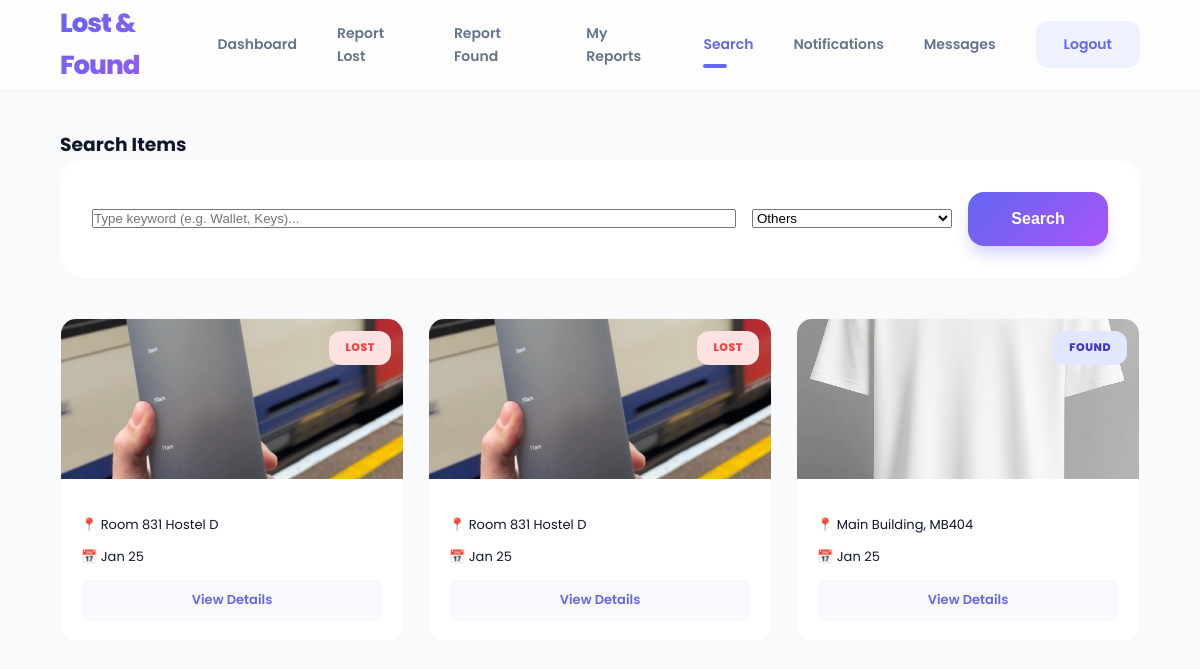
The page /search.php?category=Others (signed in) on the database its author committed.
### tables this page shows
CREATE TABLE `items` (
  `id` int(11) NOT NULL,
  `user_id` int(11) NOT NULL,
  `type` enum('lost','found') NOT NULL,
  `item_name` varchar(150) NOT NULL,
  `category` varchar(100) DEFAULT NULL,
  `location` varchar(150) DEFAULT NULL,
  `item_date` date DEFAULT NULL,
  `description` text DEFAULT NULL,
  `image` varchar(255) DEFAULT NULL,
  `status` enum('pending','approved','rejected','matched','claimed','closed') DEFAULT 'pending',
  `created_at` timestamp NOT NULL DEFAULT current_timestamp()
);

### search.php (the view, shortened to what this page needs)
<?php
require_once __DIR__ . '/includes/init.php';
$query = trim($_GET['q'] ?? '');
$category = trim($_GET['category'] ?? '');
$sql = "SELECT * FROM items WHERE status != 'closed'";
$params = [];
if ($category && $category !== 'All Categories') {
    $sql .= " AND category = ?";
    $params[] = $category;
}
$sql .= " ORDER BY created_at DESC LIMIT 20";
try {
    $stmt = $pdo->prepare($sql);
    $stmt->execute($params);
    $items = $stmt->fetchAll();
} catch (PDOException $e) {
    $items = [];
}
?>
<!DOCTYPE html>
<html lang="en">
<head>
<link href="<?= BASE_URL ?>/assets/css/theme.css" rel="stylesheet">
</head>
<body>
<nav class="top-nav">
    <a href="#" class="nav-brand">Lost & Found</a>
    <div class="nav-links">
        <a href="<?= BASE_URL ?>/user/dashboard.php">Dashboard</a>
        <a href="<?= BASE_URL ?>/user/report-lost.php">Report Lost</a>
        <a href="<?= BASE_URL ?>/user/report-found.php">Report Found</a>
        <a href="<?= BASE_URL ?>/user/my-reports.php">My Reports</a>
        <a href="<?= BASE_URL ?>/search.php" class="active">Search</a>
        <a href="<?= BASE_URL ?>/user/notifications.php">Notifications</a>
        <a href="<?= BASE_URL ?>/user/chat.php">Messages</a>
        <a href="<?= BASE_URL ?>/auth/logout.php" class="btn-logout">Logout</a>
    </div>
</nav>
<div class="container">
    <div class="section-header">
        <h3>Search Items</h3>
    </div>
    <div class="search-container">
        <form method="GET" class="search-form">
            <input type="text" name="q" placeholder="Type keyword (e.g. Wallet, Keys)..." value="<?= htmlspecialchars($query) ?>">
            <select name="category">
                <option <?= $category === 'Others' ? 'selected' : '' ?>>Others</option>
            </select>
            <button class="btn-primary">Search</button>
        </form>
    </div>
    <div class="results-grid">
        <?php if (count($items) > 0): ?>
            <?php foreach ($items as $item): ?>
                <div class="item-card">
                    <div style="position:relative;">
                        <?php if(!empty($item['image'])): ?>
                            <img src="<?= BASE_URL . '/' . htmlspecialchars($item['image']) ?>" style="width:100%; height:160px; object-fit:cover;">
                        <?php else: ?>
                            <div class="card-img-placeholder">No Image</div>
                        <?php endif; ?>
                        <div class="card-type">
                            <span class="badge badge-<?= $item['type'] === 'lost' ? 'lost' : 'found' ?>">
                                <?= strtoupper($item['type']) ?>
                            </span>
                        </div>
                    </div>
                    <div class="card-content">
                        <div class="card-meta">
                            <span>📍 <?= htmlspecialchars($item['location']) ?></span>
                        </div>
                        <div class="card-meta">
                            <span>📅 <?= date('M j', strtotime($item['created_at'])) ?></span>
                        </div>
                        <a href="item.php?id=<?= $item['id'] ?>" class="btn-details">View Details</a>
                    </div>
                </div>
            <?php endforeach; ?>
        <?php else: ?>
            <div class="empty-state" style="grid-column: 1/-1;">
                <p>No items found matching your search.</p>
            </div>
        <?php endif; ?>
    </div>
</div>
</body>
</html>

### assets/css/theme.css (style rules this page uses)
:root { --color-primary: #6366f1; --color-primary-dark: #4f46e5; --color-primary-light: #eef2ff; --color-secondary: #f43f5e; --color-success: #10b981; --color-warning: #f59e0b; --color-danger: #ef4444; --color-bg: #f8fafc; --color-white: #ffffff; --color-text-main: #0f172a; --color-text-muted: #64748b; --color-text-light: #94a3b8; --status-pending-bg: #fffbeb; --status-pending-text: #b45309; --status-matched-bg: #eff6ff; --status-matched-text: #1d4ed8; --status-returned-bg: #f0fdf4; --status-returned-text: #15803d; --status-closed-bg: #fef2f2; --status-closed-text: #b91c1c; --grad-primary: linear-gradient(135deg, #6366f1 0%, #a855f7 100%); --grad-surface: linear-gradient(180deg, rgba(255, 255, 255, 0.9) 0%, rgba(255, 255, 255, 1) 100%); --grad-dark: linear-gradient(135deg, #1e293b 0%, #0f172a 100%); --shadow-sm: 0 1px 2px 0 rgb(0 0 0 / 0.05); --shadow-md: 0 4px 6px -1px rgb(0 0 0 / 0.1), 0 2px 4px -2px rgb(0 0 0 / 0.1); --shadow-lg: 0 10px 15px -3px rgb(0 0 0 / 0.1), 0 4px 6px -4px rgb(0 0 0 / 0.1); --shadow-xl: 0 20px 25px -5px rgb(0 0 0 / 0.1), 0 8px 10px -6px rgb(0 0 0 / 0.1); --shadow-primary: 0 10px 15px -3px rgba(99, 102, 241, 0.3); --radius-full: 9999px; --radius-3xl: 40px; --radius-2xl: 32px; --radius-xl: 24px; --radius-lg: 16px; --radius-md: 12px; }
* { box-sizing: border-box; margin: 0; padding: 0; }
body { background-color: var(--color-bg); color: var(--color-text-main); font-family: 'Poppins', system-ui, -apple-system, sans-serif; line-height: 1.6; overflow-x: hidden; -webkit-font-smoothing: antialiased; }
a { transition: all 0.2s ease; text-decoration: none; }
.top-nav { background: rgba(255, 255, 255, 0.8); backdrop-filter: blur(12px); -webkit-backdrop-filter: blur(12px); height: 90px; display: flex; align-items: center; justify-content: space-between; padding: 0 60px; position: sticky; top: 0; z-index: 1000; border-bottom: 1px solid rgba(255, 255, 255, 0.3); box-shadow: var(--shadow-sm); }
.nav-brand { font-size: 26px; font-weight: 800; background: var(--grad-primary); -webkit-background-clip: text; -webkit-text-fill-color: transparent; background-clip: text; letter-spacing: -1px; }
.nav-links { display: flex; gap: 40px; align-items: center; }
.nav-links a { color: var(--color-text-muted); font-weight: 600; font-size: 14px; padding: 8px 0; transition: 0.3s; position: relative; }
.nav-links a:hover, .nav-links a.active { color: var(--color-primary); }
.nav-links a.active::after { content: ''; position: absolute; bottom: -4px; left: 0; width: 24px; height: 4px; background: var(--color-primary); border-radius: var(--radius-full); }
.btn-logout { padding: 12px 28px !important; background: var(--color-primary-light); color: var(--color-primary) !important; border-radius: var(--radius-md); font-weight: 700; }
.container { max-width: 1400px; margin: 0 auto; padding: 40px 60px; }
.badge { padding: 8px 16px; border-radius: var(--radius-md); font-size: 11px; font-weight: 800; text-transform: uppercase; letter-spacing: 0.5px; display: inline-flex; align-items: center; gap: 6px; }
.badge-lost { background: #fee2e2; color: #ef4444; }
.badge-found { background: #e0e7ff; color: #4338ca; }
.btn-primary { background: var(--grad-primary); color: #fff; border: none; padding: 18px 40px; border-radius: var(--radius-lg); font-weight: 700; font-size: 16px; cursor: pointer; transition: 0.3s cubic-bezier(0.175, 0.885, 0.32, 1.275); box-shadow: var(--shadow-primary); }

### rows shown on the page
items: image (picture), type "LOST", location "Room 831 Hostel D", created_at "Jan 25"
items: image (picture), type "LOST", location "Room 831 Hostel D", created_at "Jan 25"
items: image (picture), type "FOUND", location "Main Building, MB404", created_at "Jan 25"
